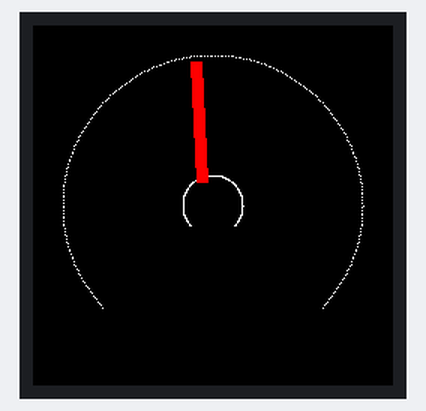
A sketch run on a simulated ESP32. On the bench: 240×240 colour display.

Above: at 0.4 s.

The sketch:

DrawCircle2.ino.ino
```cpp
#include <TFT_eSPI.h>

TFT_eSPI tft = TFT_eSPI();
TFT_eSprite img = TFT_eSprite(&tft);
TFT_eSprite ln = TFT_eSprite(&tft);

double rad=0.01745;
int angle;

int sx=120;
int sy=120;
int r1=100;
int r2=40;


float x[360];
float y[360];
float x2[360];
float y2[360];

void setup() {

    tft.init();
    tft.setRotation(2);
    tft.setSwapBytes(true);
    img.setColorDepth(8);
    img.setSwapBytes(true);
    tft.fillScreen(TFT_BLACK);
    img.createSprite(240, 240);

    tft.setPivot(60,60);
    img.setTextDatum(4);
    img.setTextColor(TFT_BLACK,0xAD55);


    int i=0;
    int a=137;

    while(a!=44)
    {
    x[i]=r1*cos(rad*a)+sx;
    y[i]=r1*sin(rad*a)+sy;
    x2[i]=(r2-20)*cos(rad*a)+sx;
    y2[i]=(r2-20)*sin(rad*a)+sy;
    img.drawPixel(x[i], y[i], TFT_WHITE);
    img.drawPixel(x2[i], y2[i], TFT_WHITE);


    //increment
    i++;
    a++;
    //reset
    if(a==360) a=0;

    }

    int a1,a2;
    int angle;
    angle=130;

    a1=angle-8;
    a2=angle+8;

    a1=angle-4;
    a2=angle+4;


    drawWideLine(x[angle],y[angle],x2[angle],y2[angle],TFT_RED,10);

    img.pushSprite(0, 0);
}

void loop() {
  // put your main code here, to run repeatedly:

}


void drawWideLine(int16_t x1, int16_t y1, int16_t x2, int16_t y2, uint16_t color, uint8_t width) {
  if (x1 == x2) {
    // Draw a vertical line
    for (int i = 0; i < width; i++) {
      int16_t x = x1 - (width / 2) + i;
      tft.drawFastVLine(x, y1, abs(y2 - y1) + 1, color);
    }
  } else if (y1 == y2) {
    // Draw a horizontal line
    for (int i = 0; i < width; i++) {
      int16_t y = y1 - (width / 2) + i;
      tft.drawFastHLine(x1, y, abs(x2 - x1) + 1, color);
    }
  } else {
    // Draw a diagonal line
    float slope = ((float)(y2 - y1)) / ((float)(x2 - x1));
    float angle = atan(slope);
    float offset = (width / 2) * sin(angle);

    for (int i = 0; i < width; i++) {
      int16_t x_offset = (i - (width / 2)) * sin(angle);
      int16_t y_offset = (i - (width / 2)) * cos(angle);

      int16_t x_start = x1 + x_offset - offset;
      int16_t y_start = y1 + y_offset + offset;
      int16_t x_end = x2 + x_offset - offset;
      int16_t y_end = y2 + y_offset + offset;

      img.drawLine(x_start, y_start, x_end, y_end, color);
    }
  }
}
```
